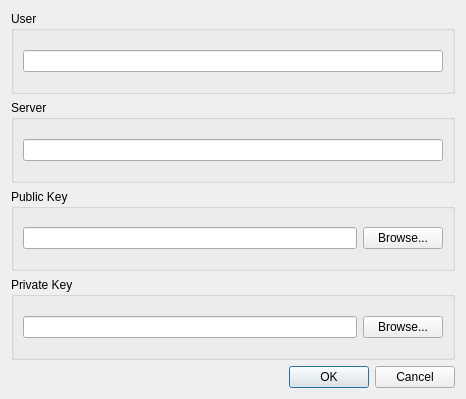
<?xml version="1.0" encoding="UTF-8"?>
<ui version="4.0">
 <class>SSHDialog</class>
 <widget class="QDialog" name="SSHDialog">
  <property name="geometry">
   <rect>
    <x>0</x>
    <y>0</y>
    <width>466</width>
    <height>399</height>
   </rect>
  </property>
  <property name="windowTitle">
   <string>SSH Settings</string>
  </property>
  <layout class="QVBoxLayout" name="verticalLayout_2">
   <item>
    <layout class="QVBoxLayout" name="verticalLayout">
     <item>
      <widget class="QGroupBox" name="userBox">
       <property name="title">
        <string>User</string>
       </property>
       <layout class="QHBoxLayout" name="horizontalLayout">
        <item>
         <widget class="QLineEdit" name="userEdit"/>
        </item>
       </layout>
      </widget>
     </item>
     <item>
      <widget class="QGroupBox" name="serverBox">
       <property name="title">
        <string>Server</string>
       </property>
       <layout class="QHBoxLayout" name="horizontalLayout_2">
        <item>
         <widget class="QLineEdit" name="serverEdit"/>
        </item>
       </layout>
      </widget>
     </item>
     <item>
      <widget class="QGroupBox" name="pkBox">
       <property name="title">
        <string>Public Key </string>
       </property>
       <layout class="QHBoxLayout" name="horizontalLayout_3">
        <item>
         <widget class="QLineEdit" name="publicEdit"/>
        </item>
        <item>
         <widget class="QPushButton" name="pubButton">
          <property name="text">
           <string>Browse...</string>
          </property>
         </widget>
        </item>
       </layout>
      </widget>
     </item>
     <item>
      <widget class="QGroupBox" name="privkBox">
       <property name="title">
        <string>Private Key</string>
       </property>
       <layout class="QHBoxLayout" name="horizontalLayout_4">
        <item>
         <widget class="QLineEdit" name="privkEdit"/>
        </item>
        <item>
         <widget class="QPushButton" name="privButton">
          <property name="text">
           <string>Browse...</string>
          </property>
         </widget>
        </item>
       </layout>
      </widget>
     </item>
    </layout>
   </item>
   <item>
    <widget class="QDialogButtonBox" name="buttonBox">
     <property name="orientation">
      <enum>Qt::Horizontal</enum>
     </property>
     <property name="standardButtons">
      <set>QDialogButtonBox::Cancel|QDialogButtonBox::Ok</set>
     </property>
    </widget>
   </item>
  </layout>
 </widget>
 <resources/>
 <connections>
  <connection>
   <sender>buttonBox</sender>
   <signal>accepted()</signal>
   <receiver>SSHDialog</receiver>
   <slot>accept()</slot>
   <hints>
    <hint type="sourcelabel">
     <x>248</x>
     <y>254</y>
    </hint>
    <hint type="destinationlabel">
     <x>157</x>
     <y>274</y>
    </hint>
   </hints>
  </connection>
  <connection>
   <sender>buttonBox</sender>
   <signal>rejected()</signal>
   <receiver>SSHDialog</receiver>
   <slot>reject()</slot>
   <hints>
    <hint type="sourcelabel">
     <x>316</x>
     <y>260</y>
    </hint>
    <hint type="destinationlabel">
     <x>286</x>
     <y>274</y>
    </hint>
   </hints>
  </connection>
 </connections>
</ui>
